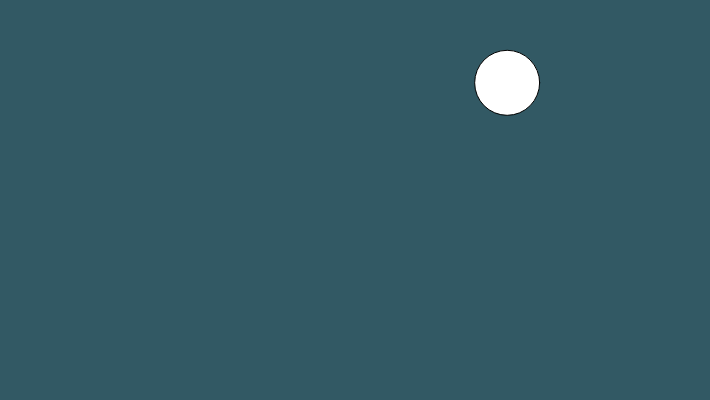
Frame 1 (no input)
Frame 60 (no input): identical to frame 1, image omitted
Frame 120 (the mouse pressed at the canvas centre since frame 60): identical to frame 1, image omitted

The p5.js sketch that drew this single still picture (run headless with seeded random() and noise() and a simulated clock; from frame 60 on, the mouse is pressed at the canvas centre):

// p5.js sketch
// ── sketch.js
let bug; // Declare object

function setup() {
  createCanvas(710, 400);
  // Create object
  bug = new Jitter(100,200);
}

function draw() {
  background(50, 89, 100);
  bug.move();
  bug.display();
}

// Jitter class
class Jitter {
  constructor() {
    this.x = random(width);
    this.y = random(height);
    this.diameter = random(50, 70);
    this.change = 2;
  }

  move() {
    
  }

  display() {
    
    ellipse(this.x, this.y, this.diameter, this.diameter);
  }
}
// ── circle.js
class Circle
{
    // constructor --- builds the object
    constructor(x,y,diameter, speed)
    {
        // properties
        this.x = x;
        this.y = y;
        this.diameter = diameter;
        this.speed = speed;
    }

    // method/function - does stuff
    display()
    {
        fill(random(255), random(255), random(255));
        ellipse(this.x, this.y, this.diameter);
    }

    move()
    {
        this.x+= this.speed;
      
        if(this.x >= width-this.diameter *.5 || this.x < this.diameter /2)
        {
            this.speed *=-1;
        }
        //ellipse(this.x, this.y, this.radius);
    }
}
// ── sketchOLD.js
var circleY = 0;
var rectangleX = 0;
var circleChange = 5;
var rectangleChange = 10;
var r = 0;
var g = 0;
var b = 0;
var amount = 0;
function setup() {
   
    createCanvas(displayWidth, displayHeight);
    background(0);
}

function draw() {
    
    background(r,g,b); // r = red, g = green, b= blue
    amount = amount + 1;
    if(amount % 50 == 0)
    {
        print(amount);
        changeColor();
        
    }
    
    fill(13,223,28);
    rectangleX += rectangleChange;
    // same as rectangleX = retangleX + rectangleChange;
    // when it hits the right side, go back to the left
    // when it hits the left side, go back to the right
    if(rectangleX > displayWidth || rectangleX < 0)
    {
        rectangleChange *=-1; // short hand
        //r = random(0,255);
        //g = random(0,255);
        //b = random(0, 255);
    }
    rect(rectangleX, circleY, 300, 100);
   
    fill(133,23,128);
    // move the circle.... 
    circleY += circleChange;
    // when it hits the bottom, take away from the circleY
    // when it hits the top, I need to add a positive number to the circleY
    if(circleY > displayHeight || circleY < 0)
    {
        circleChange = circleChange * -1;
    }
   
    ellipse(200, circleY, 75);
}

function changeColor()
{
    r = random(0,255);
    g = random(0,255);
    b = random(0, 255);
}


// ── sketchlive.js

var myCircle;
var myCircle2;
var myCircle3;

function setup()
{
    createCanvas(800,600);
    background(0);
    myCircle = new Circle(100,100,50,1);
    myCircle2 = new Circle(400,200,100,2);
    myCircle3 = new Circle(300,300,25,7);
}

function draw()
{
    background(0);
    myCircle.move();
    myCircle.display();
    myCircle2.move();
    myCircle2.display();
    myCircle3.move();
    myCircle3.display();
}
